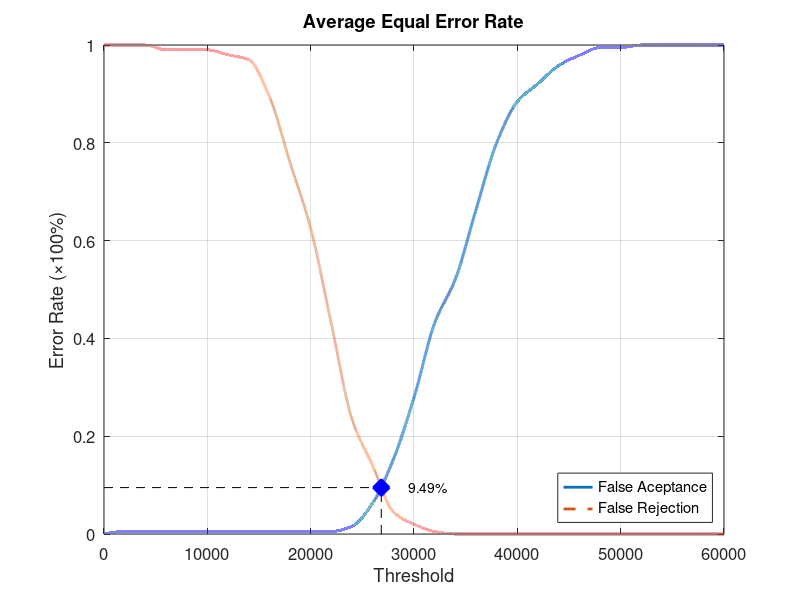
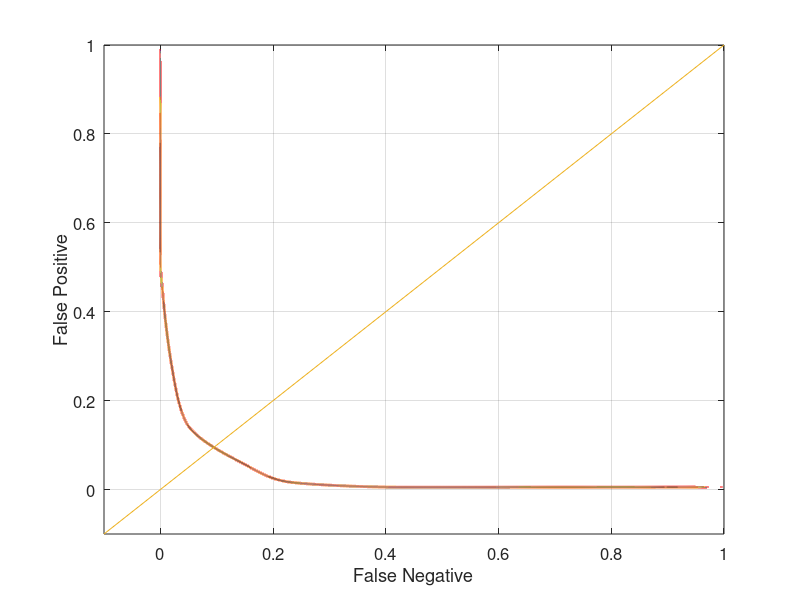

MATLAB code to generate these figures, in order:
function yEER = Database4_2
close all;
clear;
clc;
x = 0:2000:60000;
xq = 0:0.5:60000;

y0 = [0 0.00526316 0.00526316 0.00526316 0.00526316 0.00526316 0.00526316 0.00526316 0.00526316 0.00526316 0.00526316 0.00526316 0.0157895 0.0631579 0.152632 0.278947 0.431579 0.521053 0.663158 0.8 0.884211 0.921053 0.957895 0.978947 0.994737 0.994737 1 1 1 1 1];
yy0 = interp1(x, y0, xq, 'pchip');
y1 = [1 1 1 0.99 0.99 0.99 0.98 0.97 0.895 0.76 0.625 0.43 0.235 0.14 0.045 0.02 0.005 0 0 0 0 0 0 0 0 0 0 0 0 0 0];
yy1 = interp1(x, y1, xq, 'pchip');

% Calculating EER: 
y2 = abs(y0 - y1);
find(y2 == min(y2))
yy2 = abs(yy0 - yy1);
xEER = find(yy2 == min(yy2));
xEERIndex = xq(xEER) % X-axis EER
yEER = yy0(xEER) % Y-axis EER

main = figure
plot(xq, yy0,'-','LineWidth', 2);	hold on
plot(xq, yy1,'--','LineWidth', 2);	hold on
plot([xEERIndex xEERIndex], [0 yEER], 'k--');	hold on
plot([0 xEERIndex], [yEER yEER], 'k--');	hold on
plot(xEERIndex, yEER, 'bx', 'LineWidth', 10);	hold on
text(xEERIndex + 10 * xEERIndex / 100, yEER, [num2str(round((10000 * yEER)) / 100) '%'])
legend('False Aceptance', 'False Rejection', 'Location', 'SouthEast')
xlabel('Threshold')
ylabel('Error Rate (\times100%)')
title('Average Equal Error Rate')
set(gca, 'FontSize', 12)
axis([0 60000 0 1])
grid on

print(main, 'Database4_2Main', '-dpng');
FNRxFPR = figure('Color', [1 1 1]);
plot(yy1, yy0, '-', yy1, yy0, 'LineWidth', 2);
hold on
y = -0.1:0.1:1
plot(y, y); 
set(gca, 'FontSize', 12)
xlabel('False Negative')
ylabel('False Positive')
axis([-0.1 1 -0.1 1])
set(gca, 'FontSize', 12)
grid on

print(FNRxFPR, 'Database4_2FNRxFPR','-dpng');
end
